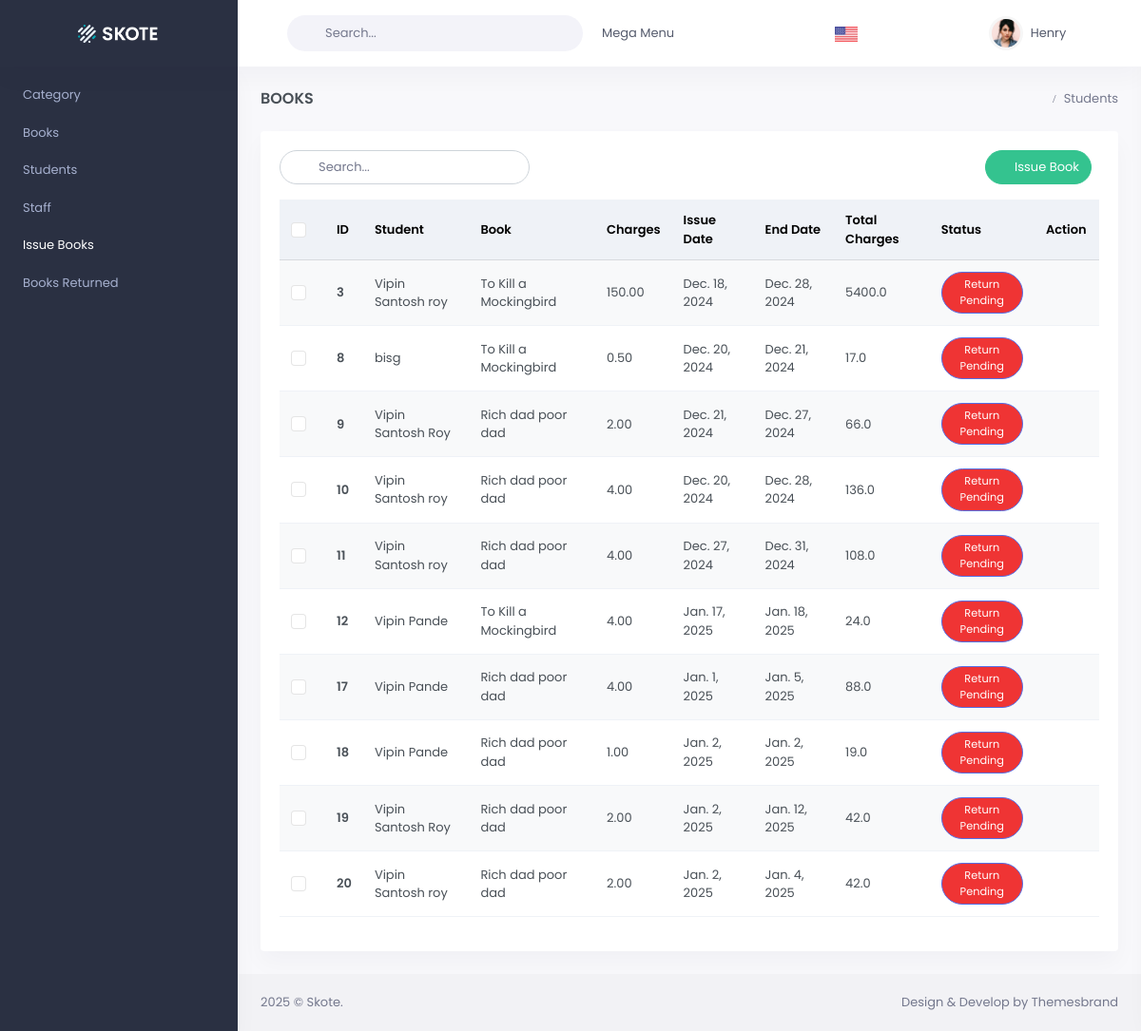
The app's page /issue-table/ with its own data.
### Page/models.py (models this page shows)
class IssueBook(models.Model):
    student = models.ForeignKey(Person, on_delete=models.CASCADE, verbose_name = "Student Name")
    book = models.ForeignKey(Book, on_delete=models.CASCADE, verbose_name= "Issue Books")
    charges = models.DecimalField(max_digits=5, decimal_places=2, verbose_name="Per Day Charges")
    issue_date = models.DateField()
    end_date = models.DateField()
    issue_time = models.TimeField(default=current_time)
    staff = models.ForeignKey(Stuff, on_delete=models.CASCADE, verbose_name="Staff")
    typeOf_issue = models.CharField(max_length=100, default="select", verbose_name="Type of Issue")

class Person(models.Model):
    name = models.CharField(max_length=50, verbose_name="Full Name")
    mobile = models.CharField(max_length=10, verbose_name="Mobile Number")
    email = models.EmailField(max_length=254, unique=True, verbose_name="Email Address")
    password = models.CharField(max_length=128, verbose_name="Password")
    address = models.TextField(verbose_name="Address", default="Default Address")  # Added default value
    birthdate = models.DateField(verbose_name="Date of Birth", default=date(2000,1,1))  # Added default value

class Book(models.Model):
    id = models.AutoField(primary_key=True)
    title = models.CharField(max_length=100, verbose_name="Title")
    author = models.CharField(max_length=50, verbose_name="Author")
    category = models.ForeignKey(Category, on_delete=models.CASCADE, verbose_name="Category")
    price = models.DecimalField(max_digits=5, decimal_places=2, verbose_name="Price")
    date_added = models.DateField(default=date.today, verbose_name="Date Added")

class Stuff(models.Model):
    id = models.AutoField(primary_key=True)
    name = models.CharField(max_length=50, verbose_name="Full Name")
    mobile = models.CharField(max_length=10, verbose_name="Mobile Number")
    email = models.EmailField(max_length=254, unique=True, verbose_name="Email Address")
    crn = models.CharField(max_length=10, verbose_name="CRN")
    password = models.CharField(max_length=128, verbose_name="Password")

### Page/views.py (the view)
# urls.py: path('issue-table/', views.issue_table, name="issue_table"),
def issue_table(request):
    issue_book = IssueBook.objects.all()
    for issue in issue_book:
        if issue.issue_date == issue.end_date:
            end_time = datetime.now().time()
            issue_time = issue.issue_time
            end_datetime = datetime.combine(issue.issue_date, end_time)
            issue_datetime = datetime.combine(issue.issue_date, issue_time)
            diff = end_datetime - issue_datetime
            df = diff.seconds / 3600
            issue.total_charges = int(df) * float(issue.charges)
        else:
            if datetime.now().date() > issue.end_date:
                end_date = datetime.now().date()
            else:
                end_date = issue.end_date
            issue_date = issue.issue_date
            diff_days = (end_date - issue_date).days
            issue.total_charges = diff_days * float(issue.charges)
    return render(request, "issue-table.html", {'issue_book': issue_book, 'persons':Person.objects.all(), 'books': Book.objects.all(), 'stuff': Stuff.objects.all()})

### templates/issue-table.html (shortened to what this page needs)
{% extends "layouts/base.html" %} {% load static %}
{% block content %}
<body>
    <div class="main-content">
        <div class="page-content">
            <div class="container-fluid">
                <div class="row">
                    <div class="col-12">
                        <div class="page-title-box d-sm-flex align-items-center justify-content-between">
                            <h4 class="mb-sm-0 font-size-18">Books</h4>
                            <div class="page-title-right">
                                <ol class="breadcrumb m-0">
                                    <li class="breadcrumb-item active">Students</li>
                                </ol>
                            </div>
                        </div>
                    </div>
                </div>
                <div class="row">
                    <div class="col-12">
                        <div class="card">
                            <div class="card-body">
                                <div class="row mb-2">
                                    <div class="col-sm-4">
                                        <div class="search-box me-2 mb-2 d-inline-block">
                                            <div class="position-relative">
                                                <input type="text" class="form-control" placeholder="Search..." />
                                                <i class="bx bx-search-alt search-icon"></i>
                                            </div>
                                        </div>
                                    </div>
                                    <div class="col-sm-8">
                                        <div class="text-sm-end">
                                            <button type="button"
                                                class="btn btn-success btn-rounded waves-effect waves-light mb-2 me-2"
                                                onclick="issuebtn()">
                                                <i class="mdi mdi-plus me-1"></i> Issue Book
                                            </button>
                                        </div>
                                    </div>
                                </div>
                                <div class="table-responsive">
                                    <table class="table align-middle table-striped">
                                        <thead class="table-light">
                                            <tr>
                                                <th style="width: 20px" class="align-middle">
                                                    <div class="form-check font-size-16">
                                                        <input class="form-check-input" type="checkbox" id="checkAll" />
                                                    </div>
                                                </th>
                                                <th class="align-middle">ID</th>
                                                <th class="align-middle">Student</th>
                                                <th class="align-middle">Book</th>
                                                <th class="align-middle">Charges</th>
                                                <th class="align-middle">Issue Date</th>
                                                <th class="align-middle">End Date</th>
                                                <th class="align-middle">Total Charges</th>
                                                <th class="align-middle">Status</th>
                                                <th class="align-middle">Action</th>
                                            </tr>
                                        </thead>
                                        <tbody>
                                            {% for issue_book in issue_book %}
                                            <tr id="item-{{ issue_book.id }}">
                                                <td>
                                                    <div class="form-check font-size-16">
                                                        <input class="form-check-input" type="checkbox"
                                                            id="orderidcheck09" />
                                                    </div>
                                                </td>
                                                <td>
                                                    <a href="javascript: void(0);"
                                                        class="text-body fw-bold">{{issue_book.id}}</a>
                                                </td>
                                                <td>{{issue_book.student.name}}</td>
                                                <td>{{ issue_book.book.title }}</td>
                                                <td>{{ issue_book.charges }}</td>
                                                <td>{{ issue_book.issue_date }}</td>
                                                <td>{{ issue_book.end_date }}</td>
                                                <td>{{issue_book.total_charges}}</td>
                                                <td>
                                                    <button type="button" class="btn btn-primary btn-sm btn-rounded"
                                                        data-bs-toggle="modal" data-bs-target="#returnBookModal"
                                                        style="background-color: rgb(239, 52, 52);"
                                                        onclick="returnBook('{{issue_book.id}}', '{{ issue_book.student.id }}', '{{ issue_book.book.id }}', '{{ issue_book.staff.id }}', '{{issue_book.total_charges}}' )">
                                                        Return Pending
                                                    </button>
                                                </td>
                                                <td>
                                                    <div class="d-flex gap-3">
                                                        <a href="javascript:void(0);" class="text-success"><i
                                                                class="mdi mdi-pencil font-size-18"
                                                                onclick="populateModal('{{ issue_book.id }}', '{{ issue_book.student.id }}', '{{ issue_book.book.id }}', '{{ issue_book.staff.id }}', '{{ issue_book.charges }}', '{{ issue_book.issue_date }}', '{{ issue_book.end_date }}')"></i></a>
                                                        <a href="javascript:void(0);" class="text-danger"
                                                            onclick="deletebtn('{{ issue_book.id }}')"><i
                                                                class="mdi mdi-delete font-size-18"></i></a>
                                                    </div>
                                                </td>
                                            </tr>
                                            {% endfor %}
                                        </tbody>
                                    </table>
                                </div>
                            </div>
                        </div>
                    </div>
                </div>
            </div>
        </div>
    </div>
</body>
{% endblock %}

### records on screen
IssueBook: id "3", student.name "Vipin Santosh roy", book "To Kill a Mockingbird", charges "150.00", issue_date "Dec. 18, 2024", end_date "Dec. 28, 2024", total_charges "5400.0"
IssueBook: id "8", student.name "bisg", book "To Kill a Mockingbird", charges "0.50", issue_date "Dec. 20, 2024", end_date "Dec. 21, 2024", total_charges "17.0"
IssueBook: id "9", student.name "Vipin Santosh Roy", book "Rich dad poor dad", charges "2.00", issue_date "Dec. 21, 2024", end_date "Dec. 27, 2024", total_charges "66.0"
IssueBook: id "10", student.name "Vipin Santosh roy", book "Rich dad poor dad", charges "4.00", issue_date "Dec. 20, 2024", end_date "Dec. 28, 2024", total_charges "136.0"
IssueBook: id "11", student.name "Vipin Santosh roy", book "Rich dad poor dad", charges "4.00", issue_date "Dec. 27, 2024", end_date "Dec. 31, 2024", total_charges "108.0"
IssueBook: id "12", student.name "Vipin Pande", book "To Kill a Mockingbird", charges "4.00", issue_date "Jan. 17, 2025", end_date "Jan. 18, 2025", total_charges "24.0"
IssueBook: id "17", student.name "Vipin Pande", book "Rich dad poor dad", charges "4.00", issue_date "Jan. 1, 2025", end_date "Jan. 5, 2025", total_charges "88.0"
IssueBook: id "18", student.name "Vipin Pande", book "Rich dad poor dad", charges "1.00", issue_date "Jan. 2, 2025", end_date "Jan. 2, 2025", total_charges "19.0"
IssueBook: id "19", student.name "Vipin Santosh Roy", book "Rich dad poor dad", charges "2.00", issue_date "Jan. 2, 2025", end_date "Jan. 12, 2025", total_charges "42.0"
IssueBook: id "20", student.name "Vipin Santosh roy", book "Rich dad poor dad", charges "2.00", issue_date "Jan. 2, 2025", end_date "Jan. 4, 2025", total_charges "42.0"
